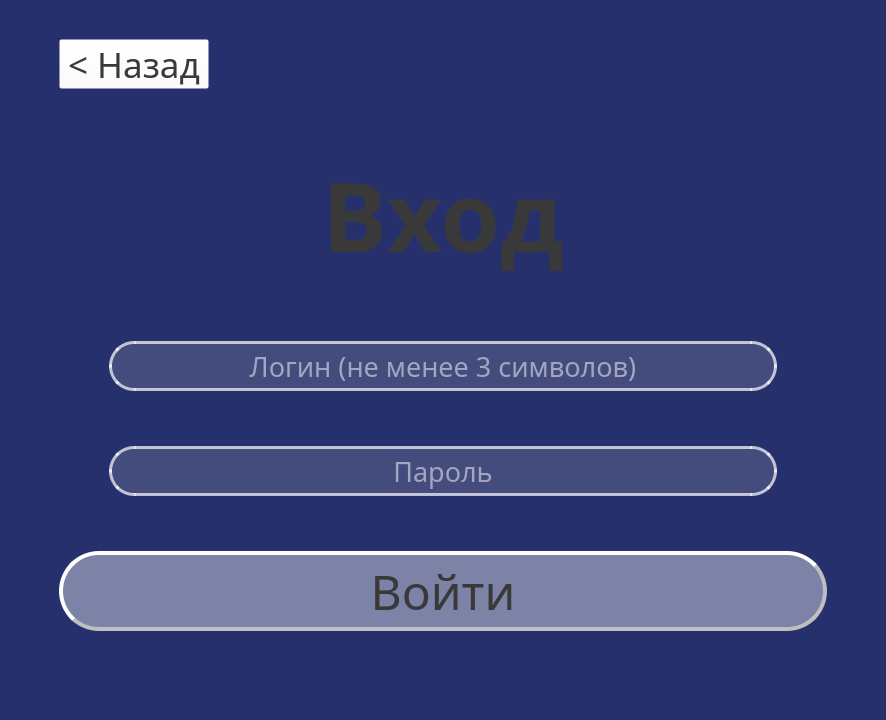
<?xml version="1.0" encoding="UTF-8"?>
<ui version="4.0">
 <class>TechEng</class>
 <widget class="QMainWindow" name="TechEng">
  <property name="geometry">
   <rect>
    <x>0</x>
    <y>0</y>
    <width>886</width>
    <height>720</height>
   </rect>
  </property>
  <property name="minimumSize">
   <size>
    <width>800</width>
    <height>720</height>
   </size>
  </property>
  <property name="mouseTracking">
   <bool>true</bool>
  </property>
  <property name="windowTitle">
   <string>TechEng</string>
  </property>
  <property name="styleSheet">
   <string notr="true">background: rgb(38, 48, 109)</string>
  </property>
  <widget class="QWidget" name="centralwidget">
   <layout class="QVBoxLayout" name="verticalLayout_2">
    <property name="spacing">
     <number>9</number>
    </property>
    <property name="leftMargin">
     <number>9</number>
    </property>
    <property name="topMargin">
     <number>9</number>
    </property>
    <property name="rightMargin">
     <number>9</number>
    </property>
    <property name="bottomMargin">
     <number>9</number>
    </property>
    <item>
     <layout class="QVBoxLayout" name="verticalLayout">
      <property name="spacing">
       <number>60</number>
      </property>
      <property name="leftMargin">
       <number>50</number>
      </property>
      <property name="topMargin">
       <number>30</number>
      </property>
      <property name="rightMargin">
       <number>50</number>
      </property>
      <property name="bottomMargin">
       <number>80</number>
      </property>
      <item>
       <widget class="QPushButton" name="backButton">
        <property name="sizePolicy">
         <sizepolicy hsizetype="Ignored" vsizetype="Ignored">
          <horstretch>0</horstretch>
          <verstretch>0</verstretch>
         </sizepolicy>
        </property>
        <property name="minimumSize">
         <size>
          <width>150</width>
          <height>50</height>
         </size>
        </property>
        <property name="maximumSize">
         <size>
          <width>150</width>
          <height>50</height>
         </size>
        </property>
        <property name="palette">
         <palette>
          <active>
           <colorrole role="WindowText">
            <brush brushstyle="SolidPattern">
             <color alpha="255">
              <red>57</red>
              <green>57</green>
              <blue>57</blue>
             </color>
            </brush>
           </colorrole>
           <colorrole role="Button">
            <brush brushstyle="SolidPattern">
             <color alpha="0">
              <red>255</red>
              <green>255</green>
              <blue>255</blue>
             </color>
            </brush>
           </colorrole>
           <colorrole role="Text">
            <brush brushstyle="SolidPattern">
             <color alpha="255">
              <red>57</red>
              <green>57</green>
              <blue>57</blue>
             </color>
            </brush>
           </colorrole>
           <colorrole role="ButtonText">
            <brush brushstyle="SolidPattern">
             <color alpha="255">
              <red>57</red>
              <green>57</green>
              <blue>57</blue>
             </color>
            </brush>
           </colorrole>
           <colorrole role="Base">
            <brush brushstyle="SolidPattern">
             <color alpha="0">
              <red>255</red>
              <green>255</green>
              <blue>255</blue>
             </color>
            </brush>
           </colorrole>
           <colorrole role="Window">
            <brush brushstyle="SolidPattern">
             <color alpha="0">
              <red>255</red>
              <green>255</green>
              <blue>255</blue>
             </color>
            </brush>
           </colorrole>
          </active>
          <inactive>
           <colorrole role="WindowText">
            <brush brushstyle="SolidPattern">
             <color alpha="255">
              <red>57</red>
              <green>57</green>
              <blue>57</blue>
             </color>
            </brush>
           </colorrole>
           <colorrole role="Button">
            <brush brushstyle="SolidPattern">
             <color alpha="0">
              <red>255</red>
              <green>255</green>
              <blue>255</blue>
             </color>
            </brush>
           </colorrole>
           <colorrole role="Text">
            <brush brushstyle="SolidPattern">
             <color alpha="255">
              <red>57</red>
              <green>57</green>
              <blue>57</blue>
             </color>
            </brush>
           </colorrole>
           <colorrole role="ButtonText">
            <brush brushstyle="SolidPattern">
             <color alpha="255">
              <red>57</red>
              <green>57</green>
              <blue>57</blue>
             </color>
            </brush>
           </colorrole>
           <colorrole role="Base">
            <brush brushstyle="SolidPattern">
             <color alpha="0">
              <red>255</red>
              <green>255</green>
              <blue>255</blue>
             </color>
            </brush>
           </colorrole>
           <colorrole role="Window">
            <brush brushstyle="SolidPattern">
             <color alpha="0">
              <red>255</red>
              <green>255</green>
              <blue>255</blue>
             </color>
            </brush>
           </colorrole>
          </inactive>
          <disabled>
           <colorrole role="WindowText">
            <brush brushstyle="SolidPattern">
             <color alpha="255">
              <red>57</red>
              <green>57</green>
              <blue>57</blue>
             </color>
            </brush>
           </colorrole>
           <colorrole role="Button">
            <brush brushstyle="SolidPattern">
             <color alpha="0">
              <red>255</red>
              <green>255</green>
              <blue>255</blue>
             </color>
            </brush>
           </colorrole>
           <colorrole role="Text">
            <brush brushstyle="SolidPattern">
             <color alpha="255">
              <red>57</red>
              <green>57</green>
              <blue>57</blue>
             </color>
            </brush>
           </colorrole>
           <colorrole role="ButtonText">
            <brush brushstyle="SolidPattern">
             <color alpha="255">
              <red>57</red>
              <green>57</green>
              <blue>57</blue>
             </color>
            </brush>
           </colorrole>
           <colorrole role="Base">
            <brush brushstyle="SolidPattern">
             <color alpha="0">
              <red>255</red>
              <green>255</green>
              <blue>255</blue>
             </color>
            </brush>
           </colorrole>
           <colorrole role="Window">
            <brush brushstyle="SolidPattern">
             <color alpha="0">
              <red>255</red>
              <green>255</green>
              <blue>255</blue>
             </color>
            </brush>
           </colorrole>
          </disabled>
         </palette>
        </property>
        <property name="font">
         <font>
          <family>Trebuchet MS</family>
          <pointsize>26</pointsize>
          <bold>false</bold>
         </font>
        </property>
        <property name="styleSheet">
         <string notr="true">background: rgba(255, 255, 255, 0.0)</string>
        </property>
        <property name="text">
         <string>&lt; Назад</string>
        </property>
       </widget>
      </item>
      <item>
       <widget class="QLabel" name="label">
        <property name="font">
         <font>
          <family>Trebuchet MS</family>
          <pointsize>72</pointsize>
          <bold>true</bold>
         </font>
        </property>
        <property name="styleSheet">
         <string notr="true">color:rgb(57, 57, 57);
</string>
        </property>
        <property name="text">
         <string>Вход</string>
        </property>
        <property name="alignment">
         <set>Qt::AlignCenter</set>
        </property>
       </widget>
      </item>
      <item>
       <layout class="QVBoxLayout" name="verticalLayout_3">
        <property name="spacing">
         <number>60</number>
        </property>
        <property name="leftMargin">
         <number>50</number>
        </property>
        <property name="rightMargin">
         <number>50</number>
        </property>
        <item>
         <widget class="QLineEdit" name="signLogin">
          <property name="sizePolicy">
           <sizepolicy hsizetype="Ignored" vsizetype="Ignored">
            <horstretch>0</horstretch>
            <verstretch>0</verstretch>
           </sizepolicy>
          </property>
          <property name="minimumSize">
           <size>
            <width>100</width>
            <height>50</height>
           </size>
          </property>
          <property name="font">
           <font>
            <family>Trebuchet MS</family>
            <pointsize>20</pointsize>
            <bold>false</bold>
           </font>
          </property>
          <property name="styleSheet">
           <string notr="true">color:rgb(255, 255, 255);
border-radius: 25px;
background: rgb(191, 191, 191, 0.2);
border-color:rgb(113, 113, 113);
border-style: solid;
 border-width: 3px;
 border-color: rgba(255, 255, 255, 0.7)</string>
          </property>
          <property name="alignment">
           <set>Qt::AlignCenter</set>
          </property>
          <property name="placeholderText">
           <string>Логин (не менее 3 символов)</string>
          </property>
         </widget>
        </item>
        <item>
         <widget class="QLineEdit" name="signPassword">
          <property name="sizePolicy">
           <sizepolicy hsizetype="Ignored" vsizetype="Ignored">
            <horstretch>0</horstretch>
            <verstretch>0</verstretch>
           </sizepolicy>
          </property>
          <property name="minimumSize">
           <size>
            <width>100</width>
            <height>50</height>
           </size>
          </property>
          <property name="font">
           <font>
            <family>Trebuchet MS</family>
            <pointsize>20</pointsize>
            <bold>false</bold>
           </font>
          </property>
          <property name="styleSheet">
           <string notr="true">color:rgb(255, 255, 255);
border-radius: 25px;
background: rgb(191, 191, 191, 0.2);
border-color:rgb(113, 113, 113);
border-style: solid;
 border-width: 3px;
 border-color: rgba(255, 255, 255, 0.7)</string>
          </property>
          <property name="alignment">
           <set>Qt::AlignCenter</set>
          </property>
          <property name="placeholderText">
           <string>Пароль</string>
          </property>
         </widget>
        </item>
       </layout>
      </item>
      <item>
       <widget class="QPushButton" name="signButton">
        <property name="sizePolicy">
         <sizepolicy hsizetype="Ignored" vsizetype="Ignored">
          <horstretch>0</horstretch>
          <verstretch>0</verstretch>
         </sizepolicy>
        </property>
        <property name="minimumSize">
         <size>
          <width>0</width>
          <height>80</height>
         </size>
        </property>
        <property name="maximumSize">
         <size>
          <width>16777215</width>
          <height>80</height>
         </size>
        </property>
        <property name="font">
         <font>
          <family>Trebuchet MS</family>
          <pointsize>36</pointsize>
          <bold>false</bold>
         </font>
        </property>
        <property name="styleSheet">
         <string notr="true">QPushButton{background: rgba(255, 255, 255, 0.4);
border-radius: 40px;
border-style: outset;
 border-width: 4px;
border-color:rgb(191, 191, 191);
color:rgb(57, 57, 57);}

QPushButton:pressed {
background: rgba(234, 234, 234, 0.6);
color:rgb(57, 57, 57);
}</string>
        </property>
        <property name="text">
         <string>Войти</string>
        </property>
       </widget>
      </item>
     </layout>
    </item>
   </layout>
  </widget>
 </widget>
 <resources/>
 <connections/>
</ui>
